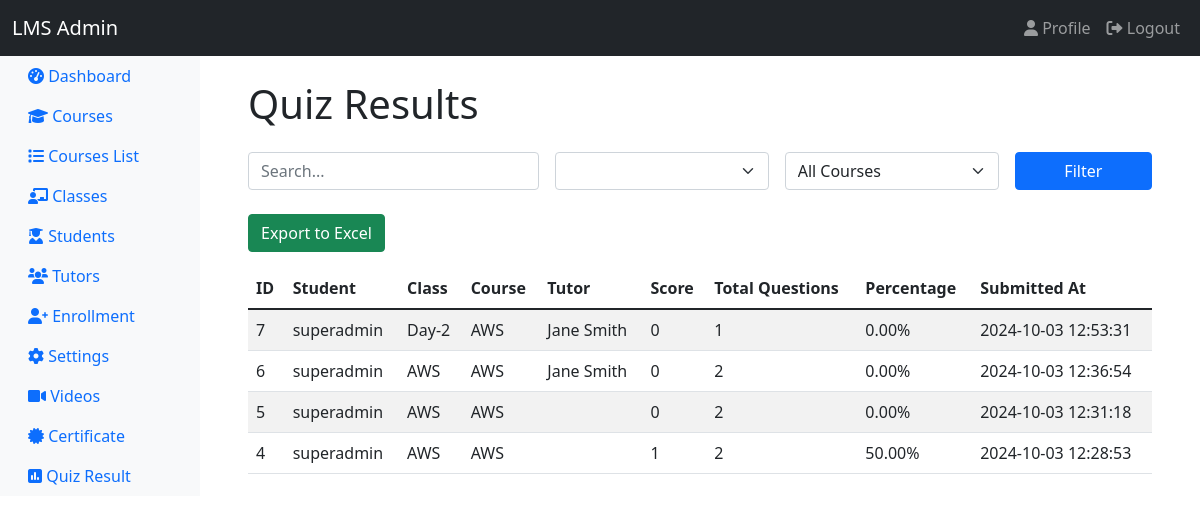
The app's page /admin/quiz_result.php (signed in), older data.
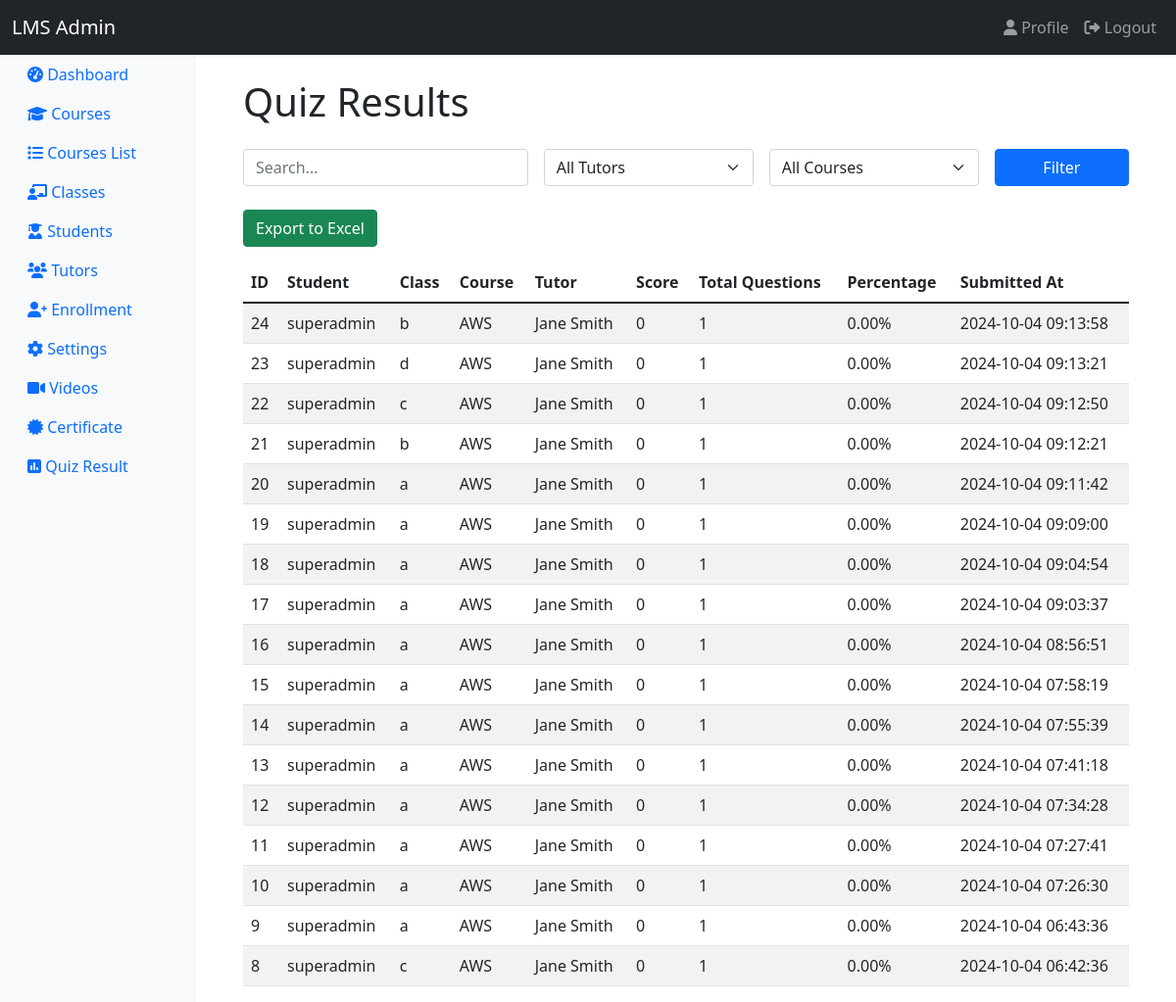
The same page, newer data.
### tables this page shows
CREATE TABLE `quiz_results` (
  `id` int(11) NOT NULL,
  `user_id` int(11) NOT NULL,
  `class_id` int(11) NOT NULL,
  `tutor_name` varchar(255) NOT NULL,
  `score` int(11) NOT NULL,
  `total_questions` int(11) NOT NULL,
  `percentage` decimal(5,2) NOT NULL,
  `submitted_at` timestamp NOT NULL DEFAULT current_timestamp()
);

CREATE TABLE `users` (
  `id` int(11) NOT NULL,
  `username` varchar(50) NOT NULL,
  `email` varchar(100) NOT NULL,
  `password` varchar(255) NOT NULL,
  `role` enum('student','instructor','admin') NOT NULL,
  `created_at` timestamp NOT NULL DEFAULT current_timestamp(),
  `is_active` tinyint(1) DEFAULT 1
);

CREATE TABLE `classes` (
  `id` int(11) NOT NULL,
  `course_id` int(11) DEFAULT NULL,
  `tutor_id` int(11) DEFAULT NULL,
  `class_name` varchar(255) NOT NULL,
  `description` text DEFAULT NULL,
  `video_path` varchar(255) DEFAULT NULL,
  `is_online` tinyint(1) DEFAULT 0,
  `online_link` varchar(255) DEFAULT NULL,
  `schedule_time` datetime DEFAULT NULL,
  `created_at` timestamp NOT NULL DEFAULT current_timestamp(),
  `video_id` int(11) DEFAULT NULL,
  `is_unlocked` tinyint(1) DEFAULT 0
);

CREATE TABLE `courses` (
  `id` int(11) NOT NULL,
  `title` varchar(255) NOT NULL,
  `description` text DEFAULT NULL,
  `tutor_id` int(11) DEFAULT NULL,
  `created_at` timestamp NOT NULL DEFAULT current_timestamp(),
  `updated_at` timestamp NOT NULL DEFAULT current_timestamp() ON UPDATE current_timestamp()
);

### admin/quiz_result.php (the view, shortened to what the changed rows need)
<?php
require_once '../functions.php';
$search = isset($_GET['search']) ? mysqli_real_escape_string($conn, $_GET['search']) : '';
$tutor_filter = isset($_GET['tutor']) ? mysqli_real_escape_string($conn, $_GET['tutor']) : '';
$query = "SELECT qr.*, u.username, c.class_name, co.title as course_title
          FROM quiz_results qr
          JOIN users u ON qr.user_id = u.id
          JOIN classes c ON qr.class_id = c.id
          JOIN courses co ON c.course_id = co.id
          WHERE (u.username LIKE '%$search%' OR c.class_name LIKE '%$search%' OR qr.tutor_name LIKE '%$search%')";
$query .= " ORDER BY qr.submitted_at DESC";
$result = mysqli_query($conn, $query);
$tutors_query = "SELECT DISTINCT tutor_name FROM quiz_results ORDER BY tutor_name";
$tutors_result = mysqli_query($conn, $tutors_query);
?>
<!DOCTYPE html>
<html lang="en">
<head>
    <link href="https://cdn.jsdelivr.net/npm/bootstrap@5.1.3/dist/css/bootstrap.min.css" rel="stylesheet">
    <link rel="stylesheet" href="https://cdnjs.cloudflare.com/ajax/libs/font-awesome/6.0.0-beta3/css/all.min.css">
</head>
<body>
    <div class="container-fluid">
        <div class="row">
            <main class="col-md-9 ms-sm-auto col-lg-10 px-md-4">
                <div class="container mt-4">
                    <h1 class="mb-4">Quiz Results</h1>
                    <form method="GET" class="mb-4">
                        <div class="row g-3">
                            <div class="col-md-3">
                                <select name="tutor" class="form-select">
                                    <option value="">All Tutors</option>
                                    <?php while ($tutor = mysqli_fetch_assoc($tutors_result)): ?>
                                        <option value="<?php echo htmlspecialchars($tutor['tutor_name']); ?>" <?php echo $tutor_filter == $tutor['tutor_name'] ? 'selected' : ''; ?>>
                                        </option>
                                    <?php endwhile; ?>
                                </select>
                            </div>
                        </div>
                    </form>
                    <table class="table table-striped">
                        <thead>
                            <tr>
                                <th>ID</th>
                                <th>Student</th>
                                <th>Class</th>
                                <th>Course</th>
                                <th>Tutor</th>
                                <th>Score</th>
                                <th>Total Questions</th>
                                <th>Percentage</th>
                                <th>Submitted At</th>
                            </tr>
                        </thead>
                        <tbody>
                            <?php while ($row = mysqli_fetch_assoc($result)): ?>
                                <tr>
                                    <td><?php echo htmlspecialchars($row['id']); ?></td>
                                    <td><?php echo htmlspecialchars($row['username']); ?></td>
                                    <td><?php echo htmlspecialchars($row['class_name']); ?></td>
                                    <td><?php echo htmlspecialchars($row['course_title']); ?></td>
                                    <td><?php echo htmlspecialchars($row['tutor_name']); ?></td>
                                    <td><?php echo htmlspecialchars($row['score']); ?></td>
                                    <td><?php echo htmlspecialchars($row['total_questions']); ?></td>
                                    <td><?php echo number_format($row['percentage'], 2); ?>%</td>
                                    <td><?php echo htmlspecialchars($row['submitted_at']); ?></td>
                                </tr>
                            <?php endwhile; ?>
                        </tbody>
                    </table>
                </div>
            </main>
        </div>
    </div>
</body>
</html>

Row changes from the older to the newer data that the page shows:
removed quiz_results: id "7", user.username "superadmin", class.class_name "Day-2", courses.title "AWS", tutor_name "Jane Smith", score "0", total_questions "1", percentage "0.00", submitted_at "2024-10-03 12:53:31"
removed quiz_results: id "6", user.username "superadmin", class.class_name "AWS", courses.title "AWS", tutor_name "Jane Smith", score "0", total_questions "2", percentage "0.00", submitted_at "2024-10-03 12:36:54"
removed quiz_results: id "5", user.username "superadmin", class.class_name "AWS", courses.title "AWS", score "0", total_questions "2", percentage "0.00", submitted_at "2024-10-03 12:31:18"
removed quiz_results: id "4", user.username "superadmin", class.class_name "AWS", courses.title "AWS", score "1", total_questions "2", percentage "50.00", submitted_at "2024-10-03 12:28:53"
added quiz_results: id "24", user.username "superadmin", class.class_name "b", courses.title "AWS", tutor_name "Jane Smith", score "0", total_questions "1", percentage "0.00", submitted_at "2024-10-04 09:13:58"
added quiz_results: id "23", user.username "superadmin", class.class_name "d", courses.title "AWS", tutor_name "Jane Smith", score "0", total_questions "1", percentage "0.00", submitted_at "2024-10-04 09:13:21"
added quiz_results: id "22", user.username "superadmin", class.class_name "c", courses.title "AWS", tutor_name "Jane Smith", score "0", total_questions "1", percentage "0.00", submitted_at "2024-10-04 09:12:50"
added quiz_results: id "21", user.username "superadmin", class.class_name "b", courses.title "AWS", tutor_name "Jane Smith", score "0", total_questions "1", percentage "0.00", submitted_at "2024-10-04 09:12:21"
added quiz_results: id "20", user.username "superadmin", class.class_name "a", courses.title "AWS", tutor_name "Jane Smith", score "0", total_questions "1", percentage "0.00", submitted_at "2024-10-04 09:11:42"
added quiz_results: id "19", user.username "superadmin", class.class_name "a", courses.title "AWS", tutor_name "Jane Smith", score "0", total_questions "1", percentage "0.00", submitted_at "2024-10-04 09:09:00"
added quiz_results: id "18", user.username "superadmin", class.class_name "a", courses.title "AWS", tutor_name "Jane Smith", score "0", total_questions "1", percentage "0.00", submitted_at "2024-10-04 09:04:54"
added quiz_results: id "17", user.username "superadmin", class.class_name "a", courses.title "AWS", tutor_name "Jane Smith", score "0", total_questions "1", percentage "0.00", submitted_at "2024-10-04 09:03:37"
added quiz_results: id "16", user.username "superadmin", class.class_name "a", courses.title "AWS", tutor_name "Jane Smith", score "0", total_questions "1", percentage "0.00", submitted_at "2024-10-04 08:56:51"
added quiz_results: id "15", user.username "superadmin", class.class_name "a", courses.title "AWS", tutor_name "Jane Smith", score "0", total_questions "1", percentage "0.00", submitted_at "2024-10-04 07:58:19"
added quiz_results: id "14", user.username "superadmin", class.class_name "a", courses.title "AWS", tutor_name "Jane Smith", score "0", total_questions "1", percentage "0.00", submitted_at "2024-10-04 07:55:39"
added quiz_results: id "13", user.username "superadmin", class.class_name "a", courses.title "AWS", tutor_name "Jane Smith", score "0", total_questions "1", percentage "0.00", submitted_at "2024-10-04 07:41:18"
added quiz_results: id "12", user.username "superadmin", class.class_name "a", courses.title "AWS", tutor_name "Jane Smith", score "0", total_questions "1", percentage "0.00", submitted_at "2024-10-04 07:34:28"
added quiz_results: id "11", user.username "superadmin", class.class_name "a", courses.title "AWS", tutor_name "Jane Smith", score "0", total_questions "1", percentage "0.00", submitted_at "2024-10-04 07:27:41"
added quiz_results: id "10", user.username "superadmin", class.class_name "a", courses.title "AWS", tutor_name "Jane Smith", score "0", total_questions "1", percentage "0.00", submitted_at "2024-10-04 07:26:30"
added quiz_results: id "9", user.username "superadmin", class.class_name "a", courses.title "AWS", tutor_name "Jane Smith", score "0", total_questions "1", percentage "0.00", submitted_at "2024-10-04 06:43:36"
added quiz_results: id "8", user.username "superadmin", class.class_name "c", courses.title "AWS", tutor_name "Jane Smith", score "0", total_questions "1", percentage "0.00", submitted_at "2024-10-04 06:42:36"
Text that changed along with them:
form field tutor: (not shown) → "All Tutors"
